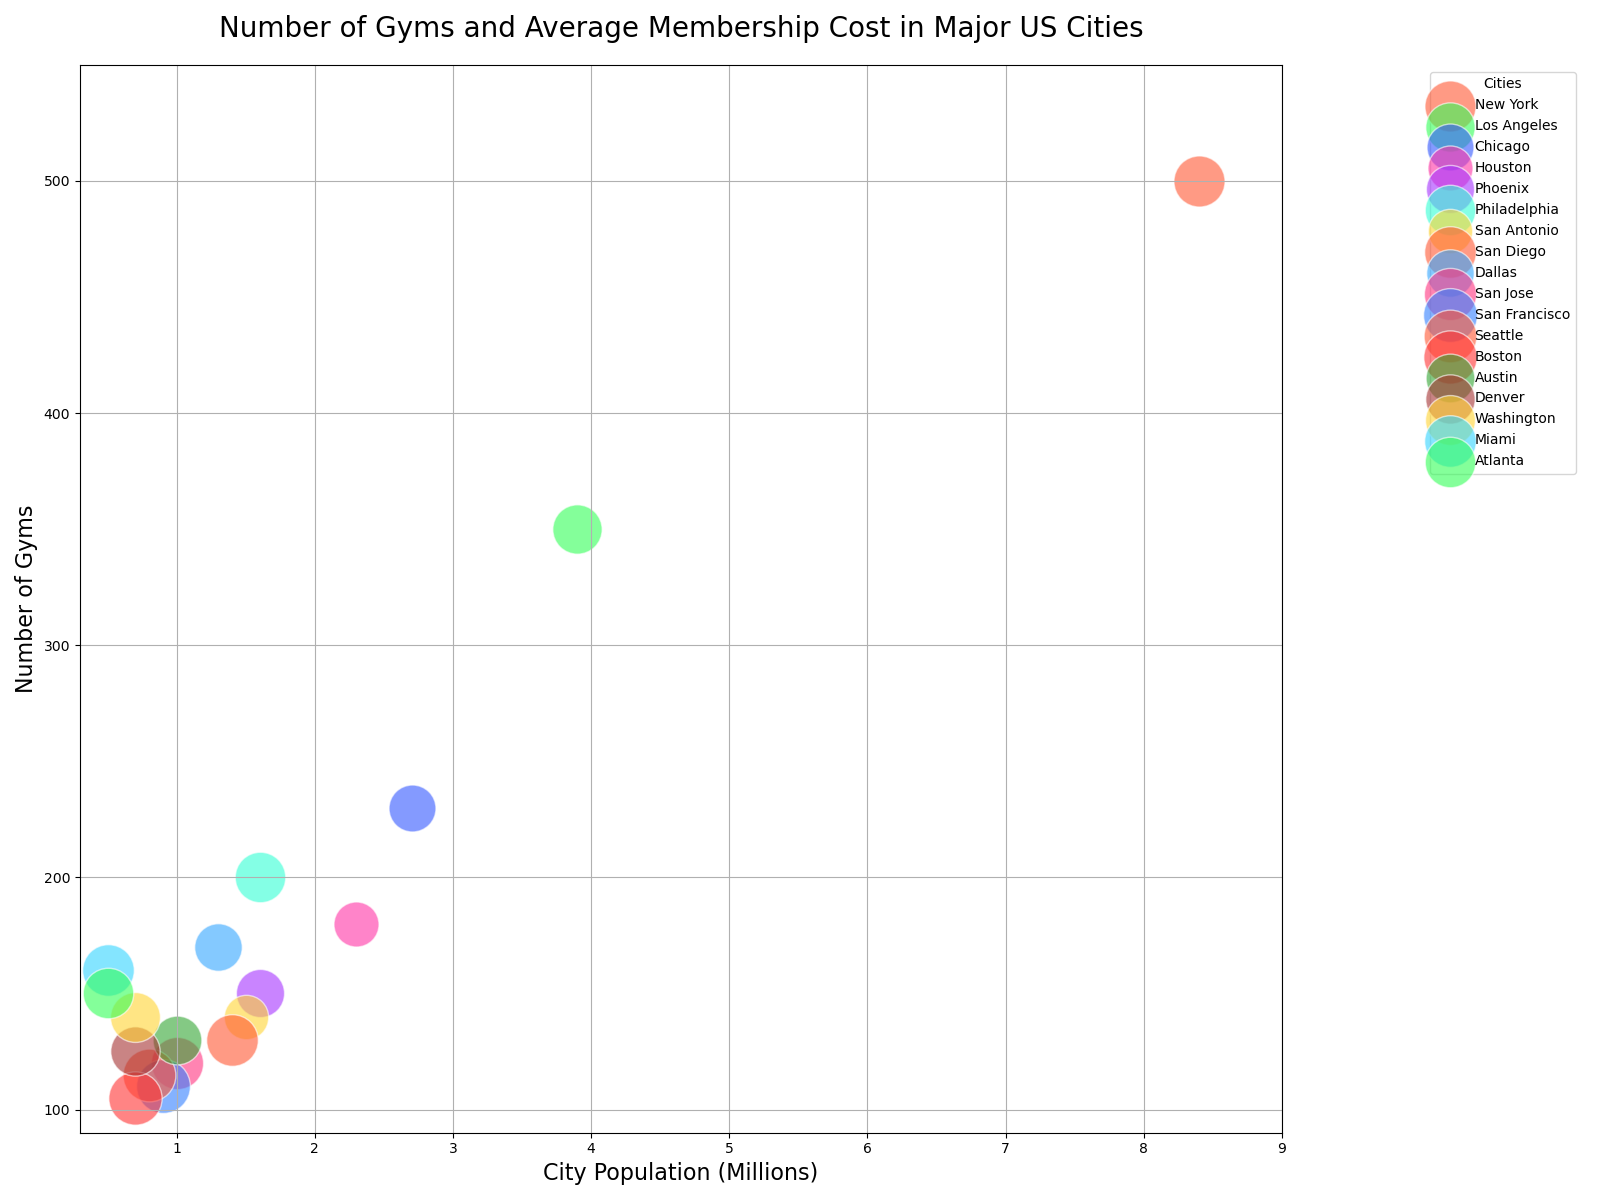

Python code for this plot:

import matplotlib.pyplot as plt

# Data
cities = ['New York', 'Los Angeles', 'Chicago', 'Houston', 'Phoenix', 'Philadelphia', 'San Antonio', 'San Diego', 'Dallas', 'San Jose', 'San Francisco', 'Seattle', 'Boston', 'Austin', 'Denver', 'Washington', 'Miami', 'Atlanta']
gyms = [500, 350, 230, 180, 150, 200, 140, 130, 170, 120, 110, 115, 105, 130, 125, 140, 160, 150]
membership_cost = [45, 42, 38, 35, 40, 44, 34, 46, 39, 47, 50, 48, 49, 41, 42, 43, 46, 44]
city_population = [8.4, 3.9, 2.7, 2.3, 1.6, 1.6, 1.5, 1.4, 1.3, 1.0, 0.9, 0.8, 0.7, 1.0, 0.7, 0.7, 0.5, 0.5]
colors = ['#FF5733', '#33FF57', '#3357FF', '#FF33A5', '#A533FF', '#33FFD5', '#FFD533', '#FF5733', '#33A5FF', '#FF3380', '#3380FF', '#FF5733', '#FF3333', '#33A533', '#A53333', '#FFD533', '#33D5FF', '#33FF57']

# Bubble chart
plt.figure(figsize=(16, 12))
for idx, city in enumerate(cities):
    plt.scatter(city_population[idx], gyms[idx], s=membership_cost[idx]*30, c=colors[idx], label=city, alpha=0.6, edgecolors='w')

# Add titles and labels
plt.title('Number of Gyms and Average Membership Cost in Major US Cities', fontsize=20, pad=20)
plt.xlabel('City Population (Millions)', fontsize=16)
plt.ylabel('Number of Gyms', fontsize=16)

# Additional settings
plt.grid(True)
plt.legend(loc='upper right', title='Cities', bbox_to_anchor=(1.25, 1))
plt.xlim(0.3, 9)
plt.ylim(90, 550)

# Show plot
plt.tight_layout()
plt.show()
